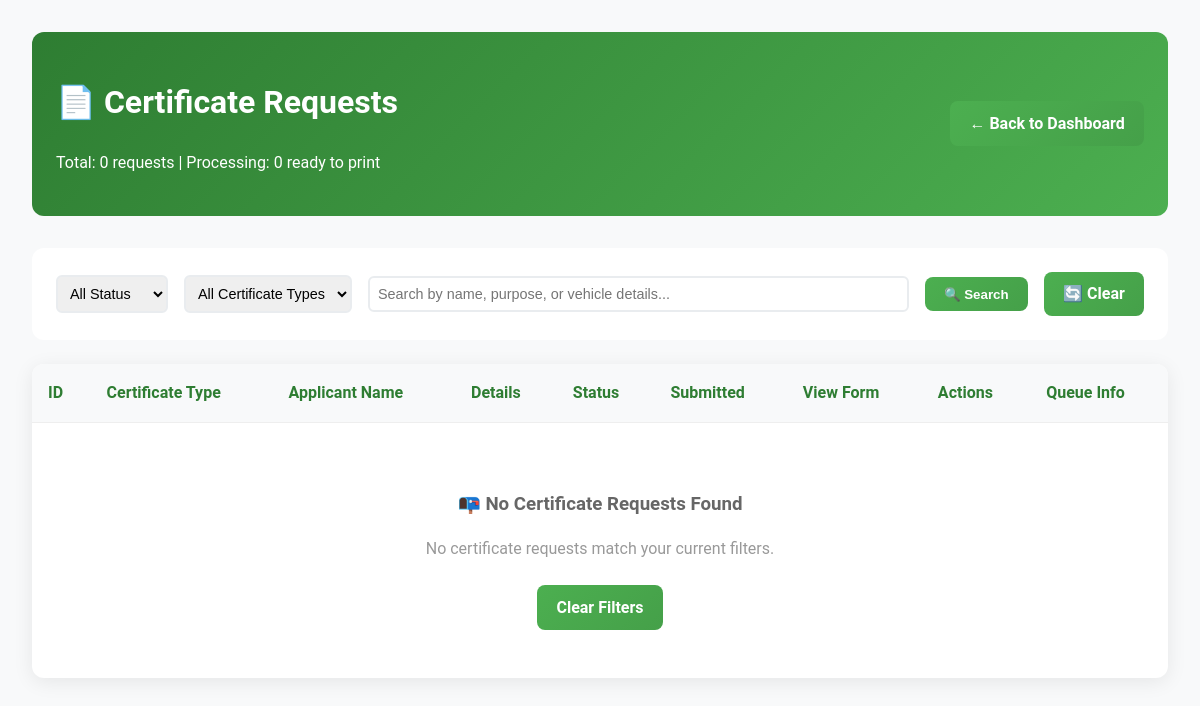
/admin/view-certificate-requests.php (signed in), run on an earlier commit of the app's database.
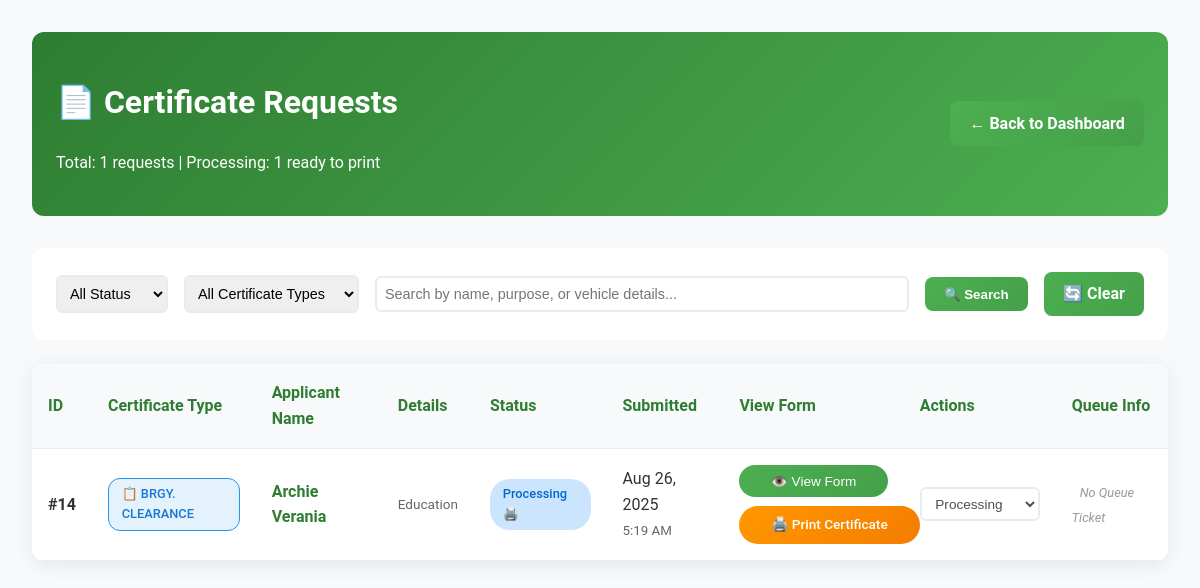
And on a later commit of the database.
### tables this page shows
CREATE TABLE `certificate_requests` (
  `id` int(11) NOT NULL,
  `user_id` int(11) NOT NULL,
  `full_name` varchar(255) NOT NULL,
  `address` varchar(500) NOT NULL,
  `mobile_number` varchar(20) DEFAULT NULL,
  `civil_status` varchar(50) DEFAULT NULL,
  `gender` varchar(20) DEFAULT NULL,
  `birth_date` date NOT NULL,
  `birth_place` varchar(255) NOT NULL,
  `citizenship` varchar(100) DEFAULT NULL,
  `years_of_residence` int(11) DEFAULT NULL,
  `certificate_type` varchar(100) NOT NULL,
  `purpose` text NOT NULL,
  `additional_data` longtext DEFAULT NULL CHECK (json_valid(`additional_data`)),
  `proof_image` varchar(255) DEFAULT NULL,
  `vehicle_make_type` varchar(255) DEFAULT NULL,
  `motor_no` varchar(100) DEFAULT NULL,
  `chassis_no` varchar(100) DEFAULT NULL,
  `plate_no` varchar(50) DEFAULT NULL,
  `vehicle_color` varchar(50) DEFAULT NULL,
  `year_model` int(4) DEFAULT NULL,
  `body_no` varchar(100) DEFAULT NULL,
  `operator_license` varchar(100) DEFAULT NULL,
  `submitted_at` timestamp NOT NULL DEFAULT current_timestamp(),
  `status` enum('pending','processing','ready','released') DEFAULT 'pending',
  `queue_ticket_id` int(11) DEFAULT NULL,
  `queue_ticket_number` varchar(20) DEFAULT NULL,
  `notes` text NOT NULL
);

### admin/view-certificate-requests.php (the view, shortened to what the changed rows need)
<?php
include '../includes/db_connect.php';
$page = max(1, (int)($_GET['page'] ?? 1));
$per_page = 10;
$offset = ($page - 1) * $per_page;
$where_conditions = [];
$params = [];
$where_clause = $where_conditions ? "WHERE " . implode(" AND ", $where_conditions) : "";
$count_sql = "SELECT COUNT(*) FROM certificate_requests cr $where_clause";
$count_stmt = $pdo->prepare($count_sql);
$count_stmt->execute($params);
$total_records = $count_stmt->fetchColumn();
$sql = "SELECT cr.*,
        CASE
            WHEN cr.certificate_type = 'TRICYCLE PERMIT' THEN
                CONCAT(cr.vehicle_make_type, ' - ', cr.plate_no)
            ELSE cr.purpose
        END as display_info,
        qt.ticket_number as queue_ticket,
        qt.status as queue_status
        FROM certificate_requests cr
        LEFT JOIN queue_tickets qt ON cr.queue_ticket_id = qt.id
        $where_clause ORDER BY cr.submitted_at DESC LIMIT $per_page OFFSET $offset";
$stmt = $pdo->prepare($sql);
$stmt->execute($params);
$requests = $stmt->fetchAll();
function getPrintUrl($certificate_type, $id) {
    $certificate_type = strtoupper(trim($certificate_type));
    $print_urls = [
        'BRGY. INDIGENCY' => '../pages/print-indigency.php',
        'INDIGENCY' => '../pages/print-indigency.php',
        'BRGY. CLEARANCE' => '../pages/print-barangay-clearance.php',
        'BARANGAY CLEARANCE' => '../pages/print-barangay-clearance.php',
        'CLEARANCE' => '../pages/print-barangay-clearance.php',
        'CERTIFICATION OF RESIDENCY' => '../pages/print-residency.php',
        'RESIDENCY' => '../pages/print-residency.php',
        'PROOF OF RESIDENCY' => '../pages/print-residency.php',
        'TRICYCLE PERMIT' => '../pages/print-tricycle-permit.php',
        'CEDULA' => '../pages/print-tricycle-permit.php',
        'CERTIFICATE OF RESIDENCY' => '../pages/print-residency.php',
        'RESIDENCY CERTIFICATE' => '../pages/print-residency.php',
        'BARANGAY CERTIFICATE' => '../pages/print-barangay-clearance.php',
        'CERTIFICATE' => '../pages/print-generic-certificate.php',
        'CLEARANCE CERTIFICATE' => '../pages/print-barangay-clearance.php'
    ];
    return isset($print_urls[$certificate_type]) ? $print_urls[$certificate_type] . '?id=' . $id : null;
}
function getCertificateTypeDisplay($certificate_type) {
    $certificate_type = strtoupper(trim($certificate_type));
    $displays = [
        'BRGY. INDIGENCY' => ['icon' => '🏠', 'class' => 'cert-indigency'],
        'BRGY. CLEARANCE' => ['icon' => '📋', 'class' => 'cert-clearance'],
        'PROOF OF RESIDENCY' => ['icon' => '🏡', 'class' => 'cert-residency'],
        'TRICYCLE PERMIT' => ['icon' => '🛺', 'class' => 'cert-tricycle']
    ];
    return $displays[$certificate_type] ?? ['icon' => '📄', 'class' => 'cert-default'];
}
function getRequestDetails($request) {
    return htmlspecialchars(substr($request['purpose'], 0, 50)) . (strlen($request['purpose']) > 50 ? '...' : '');
}
?>
<!DOCTYPE html>
<html lang="en">
<head>
    <link rel="stylesheet" href="../css/styles.css">
</head>
<body>
    <div class="admin-container">
        <div class="admin-header">
            <div>
                <h1>📄 Certificate Requests</h1>
                <p>Total: <?php echo $total_records; ?> requests | Processing: <?php echo count(array_filter($requests, fn($r) => $r['status'] === 'processing')); ?> ready to print</p>
            </div>
        </div>
        <div class="admin-table">
            <table>
                <thead>
                    <tr>
                        <th>ID</th>
                        <th>Certificate Type</th>
                        <th>Applicant Name</th>
                        <th>Details</th>
                        <th>Status</th>
                        <th>Submitted</th>
                        <th>View Form</th>
                        <th>Actions</th>
                        <th>Queue Info</th>
                    </tr>
                </thead>
                <tbody>
                    <?php foreach ($requests as $req): ?>
                    <?php $certDisplay = getCertificateTypeDisplay($req['certificate_type']); ?>
                    <tr>
                        <td><strong>#<?php echo $req['id']; ?></strong></td>
                        <td>
                            <span class="cert-type <?php echo $certDisplay['class']; ?>">
                                <?php echo $certDisplay['icon']; ?>
                                <?php echo htmlspecialchars($req['certificate_type']); ?>
                            </span>
                        </td>
                        <td>
                            <div class="applicant-name">
                                <?php echo htmlspecialchars($req['full_name']); ?>
                            </div>
                        </td>
                        <td>
                            <div class="request-details">
                                <?php if ($req['certificate_type'] === 'TRICYCLE PERMIT'): ?>
                                    <div class="tricycle-details">
                                        <?php echo getRequestDetails($req); ?>
                                    </div>
                                <?php else: ?>
                                    <?php echo getRequestDetails($req); ?>
                                <?php endif; ?>
                            </div>
                        </td>
                        <td>
                            <span class="status-badge status-<?php echo $req['status']; ?> <?php echo $req['status'] === 'processing' ? 'print-available' : ''; ?>">
                                <?php echo ucfirst($req['status']); ?>
                                <?php if ($req['status'] === 'released'): ?>
                                    🔒
                                <?php elseif ($req['status'] === 'processing'): ?>
                                    🖨️
                                <?php endif; ?>
                            </span>
                        </td>
                        <td>
                            <div><?php echo date('M j, Y', strtotime($req['submitted_at'])); ?></div>
                            <small style="color: #666;"><?php echo date('g:i A', strtotime($req['submitted_at'])); ?></small>
                        </td>
                        <td>
                            <div class="action-buttons">
                                <button onclick="viewFormDetails(<?php echo $req['id']; ?>)" class="view-form-btn">
                                    👁️ View Form
                                </button>
                                <?php
                                if ($req['status'] === 'processing') {
                                    $print_url = getPrintUrl($req['certificate_type'], $req['id']);
                                    if ($print_url):
                                ?>
                                <a href="<?php echo $print_url; ?>" target="_blank" class="print-cert-btn">
                                    🖨️ Print <?php echo $req['certificate_type'] === 'TRICYCLE PERMIT' ? 'Permit' : 'Certificate'; ?>
                                </a>
                                <?php else: ?>
                                <a href="../pages/print-generic-certificate.php?id=<?php echo $req['id']; ?>" target="_blank" class="print-cert-btn">
                                    🖨️ Print Certificate
                                </a>
                                <?php
                                    endif;
                                }
                                ?>
                            </div>
                        </td>
                        <td>
                            <?php if ($req['status'] !== 'released'): ?>
                            <form method="POST" style="margin: 0;">
                                <select name="status" class="action-select" onchange="this.form.submit()">
                                    <option value="processing" <?php echo $req['status'] === 'processing' ? 'selected' : ''; ?>>Processing</option>
                                </select>
                            </form>
                            <?php else: ?>
                            <div class="action-select status-locked">
                                Released (Locked)
                            </div>
                            <?php endif; ?>
                        </td>
                        <td>
                            <?php if ($req['queue_ticket']): ?>
                                <div class="queue-info">
                                    <span class="queue-ticket"><?php echo htmlspecialchars($req['queue_ticket']); ?></span>
                                    <span class="queue-status status-<?php echo $req['queue_status']; ?>">
                                        <?php echo ucfirst($req['queue_status']); ?>
                                    </span>
                                    <?php
                                    $cert_status = $req['status'];
                                    $queue_status = $req['queue_status'];
                                    $is_synced = (
                                        ($cert_status === 'pending' && $queue_status === 'waiting') ||
                                        ($cert_status === 'processing' && $queue_status === 'serving') ||
                                        ($cert_status === 'ready' && $queue_status === 'serving') ||
                                        ($cert_status === 'released' && $queue_status === 'completed')
                                    );
                                    ?>
                                    <?php if ($is_synced): ?>
                                        <div class="queue-sync-indicator">
                                            ✓ Synchronized
                                        </div>
                                    <?php else: ?>
                                        <div class="queue-sync-indicator" style="color: #ffc107;">
                                            ⚠ Needs sync
                                        </div>
                                    <?php endif; ?>
                                </div>
                            <?php else: ?>
                                <span class="no-queue">No Queue Ticket</span>
                            <?php endif; ?>
                        </td>
                    </tr>
                    <?php endforeach; ?>
                </tbody>
            </table>
            <?php if (empty($requests)): ?>
            <div style="text-align: center; padding: 3rem;">
                <h3 style="color: #666; margin-bottom: 1rem;">📭 No Certificate Requests Found</h3>
                <p style="color: #999; margin-bottom: 1.5rem;">No certificate requests match your current filters.</p>
                <a href="view-certificate-requests.php" class="admin-btn">Clear Filters</a>
            </div>
            <?php endif; ?>
        </div>
    </div>
</body>
</html>

What changed in the data, as far as the page shows it:
added certificate_requests: status "1", id "14", certificate_type "📋", certificate_type "BRGY. CLEARANCE", full_name "Archie Verania", purpose "Education", status "Processing", submitted_at "Aug 26, 2025", submitted_at "5:19 AM", shows "Certificate"
Also different on the page:
$total_records: "0" → "1"
text no longer shown: "0 📭 No Certificate Requests Found No certificate requests match your current filters. Clear Filters"
